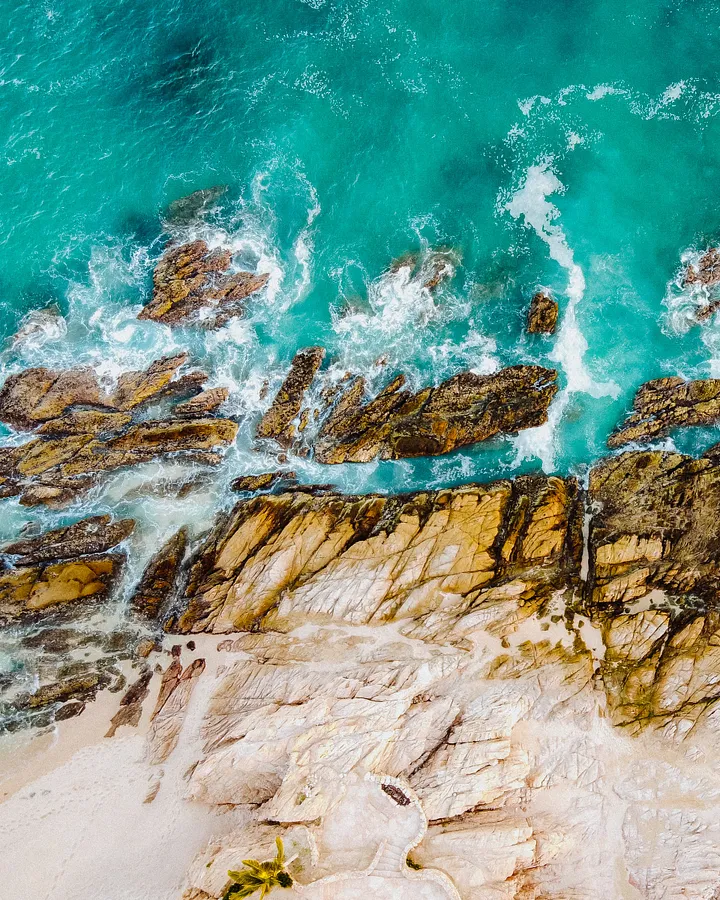
#> input picture transformations/testimage.jpeg, 720 x 900 px
$ python median.py
#> lines starting #> are read from the running program, lines starting #| are printed output that depends on the picture
import numpy as np
import pandas as pd
import cv2
img = cv2.imread("testimage.jpeg",cv2.IMREAD_UNCHANGED)
#> img is the input picture: shape (900, 720, 3); mean B, G, R 140.8, 153.8, 116.1
medianFilter = cv2.medianBlur(img,5)
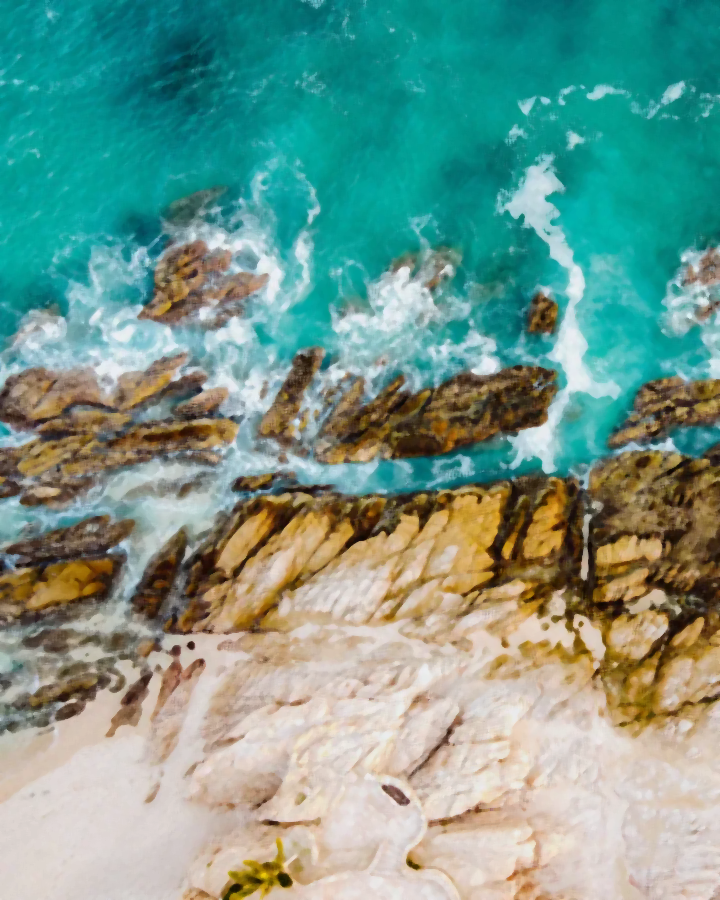
#> medianFilter: shape (900, 720, 3); mean B, G, R 140.2, 153.7, 115.5
cv2.imshow("Median Filter",np.hstack((img, medianFilter)))
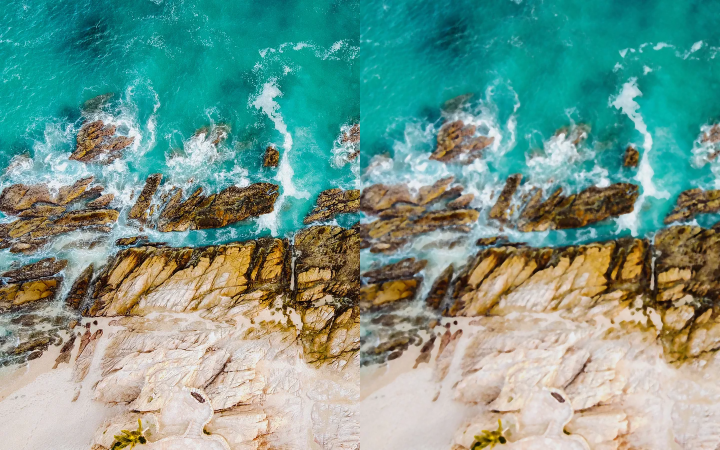
#> window 'Median Filter': shape (900, 1440, 3) (shown at 1/2 size); mean B, G, R 140.5, 153.8, 115.8
cv2.waitKey(0)
cv2.destroyAllWindows()
